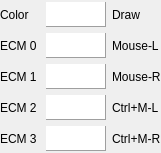
<?xml version="1.0" encoding="UTF-8"?>
<ui version="4.0">
 <class>CnFSketchEditorWidget</class>
 <widget class="QWidget" name="CnFSketchEditorWidget">
  <property name="geometry">
   <rect>
    <x>0</x>
    <y>0</y>
    <width>161</width>
    <height>153</height>
   </rect>
  </property>
  <property name="minimumSize">
   <size>
    <width>0</width>
    <height>153</height>
   </size>
  </property>
  <property name="maximumSize">
   <size>
    <width>16777215</width>
    <height>153</height>
   </size>
  </property>
  <property name="windowTitle">
   <string>Form</string>
  </property>
  <property name="toolTip">
   <string>Drawing Tool</string>
  </property>
  <layout class="QVBoxLayout" name="verticalLayout">
   <property name="leftMargin">
    <number>0</number>
   </property>
   <property name="topMargin">
    <number>0</number>
   </property>
   <property name="rightMargin">
    <number>0</number>
   </property>
   <property name="bottomMargin">
    <number>0</number>
   </property>
   <item>
    <widget class="QWidget" name="widgetColors" native="true">
     <property name="sizePolicy">
      <sizepolicy hsizetype="Preferred" vsizetype="Fixed">
       <horstretch>0</horstretch>
       <verstretch>0</verstretch>
      </sizepolicy>
     </property>
     <property name="minimumSize">
      <size>
       <width>0</width>
       <height>0</height>
      </size>
     </property>
     <property name="maximumSize">
      <size>
       <width>16777215</width>
       <height>16777215</height>
      </size>
     </property>
     <layout class="QGridLayout" name="gridLayout">
      <property name="leftMargin">
       <number>0</number>
      </property>
      <property name="topMargin">
       <number>0</number>
      </property>
      <property name="rightMargin">
       <number>0</number>
      </property>
      <property name="bottomMargin">
       <number>0</number>
      </property>
      <item row="1" column="1">
       <widget class="ColorDialogButton" name="dispColor">
        <property name="sizePolicy">
         <sizepolicy hsizetype="Fixed" vsizetype="Fixed">
          <horstretch>0</horstretch>
          <verstretch>0</verstretch>
         </sizepolicy>
        </property>
        <property name="minimumSize">
         <size>
          <width>60</width>
          <height>25</height>
         </size>
        </property>
        <property name="maximumSize">
         <size>
          <width>60</width>
          <height>25</height>
         </size>
        </property>
        <property name="mouseTracking">
         <bool>false</bool>
        </property>
        <property name="acceptDrops">
         <bool>false</bool>
        </property>
        <property name="toolTip">
         <string/>
        </property>
        <property name="frameShape">
         <enum>QFrame::Panel</enum>
        </property>
        <property name="frameShadow">
         <enum>QFrame::Raised</enum>
        </property>
        <property name="lineWidth">
         <number>1</number>
        </property>
        <property name="midLineWidth">
         <number>0</number>
        </property>
        <property name="verticalScrollBarPolicy">
         <enum>Qt::ScrollBarAlwaysOff</enum>
        </property>
        <property name="horizontalScrollBarPolicy">
         <enum>Qt::ScrollBarAlwaysOff</enum>
        </property>
        <property name="backgroundBrush">
         <brush brushstyle="NoBrush">
          <color alpha="255">
           <red>0</red>
           <green>0</green>
           <blue>0</blue>
          </color>
         </brush>
        </property>
        <property name="interactive">
         <bool>true</bool>
        </property>
       </widget>
      </item>
      <item row="1" column="0">
       <widget class="QLabel" name="labelColor">
        <property name="text">
         <string>Color</string>
        </property>
       </widget>
      </item>
      <item row="2" column="1">
       <widget class="ColorDialogButton" name="dispECM0">
        <property name="sizePolicy">
         <sizepolicy hsizetype="Fixed" vsizetype="Fixed">
          <horstretch>0</horstretch>
          <verstretch>0</verstretch>
         </sizepolicy>
        </property>
        <property name="minimumSize">
         <size>
          <width>60</width>
          <height>25</height>
         </size>
        </property>
        <property name="maximumSize">
         <size>
          <width>60</width>
          <height>25</height>
         </size>
        </property>
        <property name="mouseTracking">
         <bool>false</bool>
        </property>
        <property name="acceptDrops">
         <bool>false</bool>
        </property>
        <property name="frameShape">
         <enum>QFrame::Panel</enum>
        </property>
        <property name="frameShadow">
         <enum>QFrame::Raised</enum>
        </property>
        <property name="lineWidth">
         <number>1</number>
        </property>
        <property name="midLineWidth">
         <number>0</number>
        </property>
        <property name="verticalScrollBarPolicy">
         <enum>Qt::ScrollBarAlwaysOff</enum>
        </property>
        <property name="horizontalScrollBarPolicy">
         <enum>Qt::ScrollBarAlwaysOff</enum>
        </property>
        <property name="backgroundBrush">
         <brush brushstyle="NoBrush">
          <color alpha="255">
           <red>0</red>
           <green>0</green>
           <blue>0</blue>
          </color>
         </brush>
        </property>
        <property name="interactive">
         <bool>true</bool>
        </property>
       </widget>
      </item>
      <item row="3" column="2">
       <widget class="QLabel" name="labelECM1M">
        <property name="text">
         <string>Mouse-R</string>
        </property>
       </widget>
      </item>
      <item row="2" column="2">
       <widget class="QLabel" name="labelECM0M">
        <property name="text">
         <string>Mouse-L</string>
        </property>
       </widget>
      </item>
      <item row="4" column="1">
       <widget class="ColorDialogButton" name="dispECM2">
        <property name="sizePolicy">
         <sizepolicy hsizetype="Fixed" vsizetype="Fixed">
          <horstretch>0</horstretch>
          <verstretch>0</verstretch>
         </sizepolicy>
        </property>
        <property name="minimumSize">
         <size>
          <width>60</width>
          <height>25</height>
         </size>
        </property>
        <property name="maximumSize">
         <size>
          <width>60</width>
          <height>25</height>
         </size>
        </property>
        <property name="mouseTracking">
         <bool>false</bool>
        </property>
        <property name="acceptDrops">
         <bool>false</bool>
        </property>
        <property name="frameShape">
         <enum>QFrame::Panel</enum>
        </property>
        <property name="frameShadow">
         <enum>QFrame::Raised</enum>
        </property>
        <property name="lineWidth">
         <number>1</number>
        </property>
        <property name="midLineWidth">
         <number>0</number>
        </property>
        <property name="verticalScrollBarPolicy">
         <enum>Qt::ScrollBarAlwaysOff</enum>
        </property>
        <property name="horizontalScrollBarPolicy">
         <enum>Qt::ScrollBarAlwaysOff</enum>
        </property>
        <property name="backgroundBrush">
         <brush brushstyle="NoBrush">
          <color alpha="255">
           <red>0</red>
           <green>0</green>
           <blue>0</blue>
          </color>
         </brush>
        </property>
        <property name="interactive">
         <bool>true</bool>
        </property>
       </widget>
      </item>
      <item row="5" column="1">
       <widget class="ColorDialogButton" name="dispECM3">
        <property name="sizePolicy">
         <sizepolicy hsizetype="Fixed" vsizetype="Fixed">
          <horstretch>0</horstretch>
          <verstretch>0</verstretch>
         </sizepolicy>
        </property>
        <property name="minimumSize">
         <size>
          <width>60</width>
          <height>25</height>
         </size>
        </property>
        <property name="maximumSize">
         <size>
          <width>60</width>
          <height>25</height>
         </size>
        </property>
        <property name="mouseTracking">
         <bool>false</bool>
        </property>
        <property name="acceptDrops">
         <bool>false</bool>
        </property>
        <property name="frameShape">
         <enum>QFrame::Panel</enum>
        </property>
        <property name="frameShadow">
         <enum>QFrame::Raised</enum>
        </property>
        <property name="lineWidth">
         <number>1</number>
        </property>
        <property name="midLineWidth">
         <number>0</number>
        </property>
        <property name="verticalScrollBarPolicy">
         <enum>Qt::ScrollBarAlwaysOff</enum>
        </property>
        <property name="horizontalScrollBarPolicy">
         <enum>Qt::ScrollBarAlwaysOff</enum>
        </property>
        <property name="backgroundBrush">
         <brush brushstyle="NoBrush">
          <color alpha="255">
           <red>0</red>
           <green>0</green>
           <blue>0</blue>
          </color>
         </brush>
        </property>
        <property name="interactive">
         <bool>true</bool>
        </property>
       </widget>
      </item>
      <item row="2" column="0">
       <widget class="QLabel" name="labelECM0">
        <property name="text">
         <string>ECM 0</string>
        </property>
       </widget>
      </item>
      <item row="3" column="1">
       <widget class="ColorDialogButton" name="dispECM1">
        <property name="sizePolicy">
         <sizepolicy hsizetype="Fixed" vsizetype="Fixed">
          <horstretch>0</horstretch>
          <verstretch>0</verstretch>
         </sizepolicy>
        </property>
        <property name="minimumSize">
         <size>
          <width>60</width>
          <height>25</height>
         </size>
        </property>
        <property name="maximumSize">
         <size>
          <width>60</width>
          <height>25</height>
         </size>
        </property>
        <property name="acceptDrops">
         <bool>false</bool>
        </property>
        <property name="frameShape">
         <enum>QFrame::Panel</enum>
        </property>
        <property name="frameShadow">
         <enum>QFrame::Raised</enum>
        </property>
        <property name="lineWidth">
         <number>1</number>
        </property>
        <property name="verticalScrollBarPolicy">
         <enum>Qt::ScrollBarAlwaysOff</enum>
        </property>
        <property name="horizontalScrollBarPolicy">
         <enum>Qt::ScrollBarAlwaysOff</enum>
        </property>
       </widget>
      </item>
      <item row="4" column="0">
       <widget class="QLabel" name="labelECM2">
        <property name="text">
         <string>ECM 2</string>
        </property>
       </widget>
      </item>
      <item row="4" column="2">
       <widget class="QLabel" name="labelECM2M">
        <property name="text">
         <string>Ctrl+M-L</string>
        </property>
       </widget>
      </item>
      <item row="5" column="0">
       <widget class="QLabel" name="labelECM3">
        <property name="text">
         <string>ECM 3</string>
        </property>
       </widget>
      </item>
      <item row="5" column="2">
       <widget class="QLabel" name="labelECM3M">
        <property name="text">
         <string>Ctrl+M-R</string>
        </property>
       </widget>
      </item>
      <item row="3" column="0">
       <widget class="QLabel" name="labelECM1">
        <property name="text">
         <string>ECM 1</string>
        </property>
       </widget>
      </item>
      <item row="1" column="2">
       <widget class="QLabel" name="labelColorM">
        <property name="text">
         <string>Draw</string>
        </property>
       </widget>
      </item>
     </layout>
    </widget>
   </item>
  </layout>
 </widget>
 <customwidgets>
  <customwidget>
   <class>ColorDialogButton</class>
   <extends>QGraphicsView</extends>
   <header>color_dialog.h</header>
  </customwidget>
 </customwidgets>
 <resources/>
 <connections/>
</ui>
